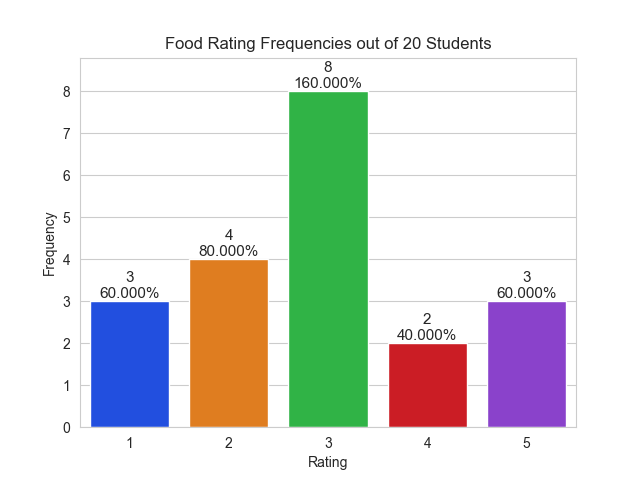

This chart was generated by the following Python code:
import matplotlib.pyplot as plt
import numpy as np
import seaborn as sns
import pandas as pd



# DATASET
ratings = [1,2,5,4,3,5,2,1,3,3,1,4,3,3,3,2,3,3,2,5]

# fetch frequency counts
values , frequencies = np.unique(ratings , return_counts=True)


# init values for chart
title = f'Food Rating Frequencies out of {len(ratings):} Students'
x_label = "Rating"
y_label = "Frequency"
sns.set_style('whitegrid')


# create bar chart
output_graph = sns.barplot( x=values , y=frequencies , palette="bright")

# set chart title
output_graph.set_title(title)


# set chart labels
output_graph.set( xlabel=x_label  , ylabel=y_label   )


# LIMIT VALUES DISPLAYED FROM Y AXIS
output_graph.set_ylim(   top=max(frequencies)*1.10   )



'''
# zip(output_graph.patches , frequencies) ----> TUPLE(tuples)

    (  <matplotlib.patches.Rectangle object at 0x7f73da2a3310>   , 3  ) 
    (  <matplotlib.patches.Rectangle object at 0x7f73da2970a0>   , 4  ) 
    (  <matplotlib.patches.Rectangle object at 0x7f73da2a3700>   , 8  ) 
    (  <matplotlib.patches.Rectangle object at 0x7f73da2a3910>   , 2  ) 
    (  <matplotlib.patches.Rectangle object at 0x7f73da2a3b20>   , 3  ) 
'''


# DISPLAY GRAPH
for bar , frequency in zip(output_graph.patches , frequencies):
    text_x = bar.get_x() + bar.get_width()/2.0
    text_y = bar.get_height()
    text = f"{frequency}\n{frequency/len(values):.3%}"
    output_graph.text(text_x , text_y , text , fontsize=11, ha="center" , va="bottom")


    # debug
    # print(text_x)
    # print(text_y)
    # print(text)
    # print()




plt.show()
